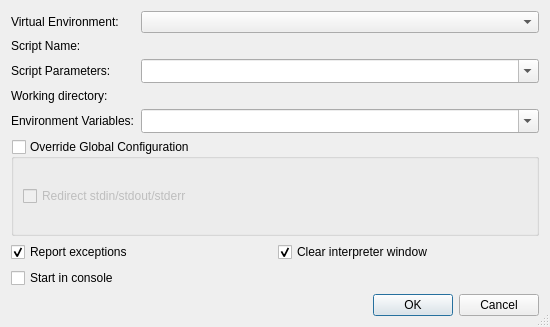
<?xml version="1.0" encoding="UTF-8"?>
<ui version="4.0">
 <class>StartRunDialog</class>
 <widget class="QDialog" name="StartRunDialog">
  <property name="geometry">
   <rect>
    <x>0</x>
    <y>0</y>
    <width>550</width>
    <height>327</height>
   </rect>
  </property>
  <property name="windowTitle">
   <string>Start running</string>
  </property>
  <property name="sizeGripEnabled">
   <bool>true</bool>
  </property>
  <layout class="QVBoxLayout" name="verticalLayout_2">
   <item>
    <layout class="QGridLayout" name="gridLayout_2">
     <item row="0" column="0">
      <widget class="QLabel" name="label">
       <property name="text">
        <string>Virtual Environment:</string>
       </property>
       <property name="buddy">
        <cstring>venvComboBox</cstring>
       </property>
      </widget>
     </item>
     <item row="0" column="1">
      <widget class="QComboBox" name="venvComboBox">
       <property name="sizePolicy">
        <sizepolicy hsizetype="Expanding" vsizetype="Fixed">
         <horstretch>0</horstretch>
         <verstretch>0</verstretch>
        </sizepolicy>
       </property>
       <property name="toolTip">
        <string>Select the virtual environment to be used</string>
       </property>
       <property name="whatsThis">
        <string>&lt;b&gt;Virtual Environment&lt;/b&gt;
&lt;p&gt;Enter the virtual environment to be used. Leave it empty to use the default environment, i.e. the one configured globally or per project.&lt;/p&gt;</string>
       </property>
      </widget>
     </item>
     <item row="1" column="0">
      <widget class="QLabel" name="TextLabel1_2">
       <property name="text">
        <string>Script Name:</string>
       </property>
       <property name="buddy">
        <cstring>cmdlineCombo</cstring>
       </property>
      </widget>
     </item>
     <item row="1" column="1">
      <widget class="EricComboPathPicker" name="scriptnamePicker" native="true">
       <property name="sizePolicy">
        <sizepolicy hsizetype="Expanding" vsizetype="Preferred">
         <horstretch>0</horstretch>
         <verstretch>0</verstretch>
        </sizepolicy>
       </property>
       <property name="focusPolicy">
        <enum>Qt::WheelFocus</enum>
       </property>
       <property name="toolTip">
        <string>Enter the script file name</string>
       </property>
       <property name="whatsThis">
        <string>&lt;b&gt;Script Name&lt;/b&gt;
&lt;p&gt;Enter the the name of the script. Leave empty to use the script of the current editor.&lt;/p&gt;</string>
       </property>
      </widget>
     </item>
     <item row="2" column="0">
      <widget class="QLabel" name="TextLabel1">
       <property name="text">
        <string>Script Parameters:</string>
       </property>
       <property name="buddy">
        <cstring>cmdlineCombo</cstring>
       </property>
      </widget>
     </item>
     <item row="2" column="1">
      <widget class="QComboBox" name="cmdlineCombo">
       <property name="sizePolicy">
        <sizepolicy hsizetype="Expanding" vsizetype="Fixed">
         <horstretch>0</horstretch>
         <verstretch>0</verstretch>
        </sizepolicy>
       </property>
       <property name="toolTip">
        <string>Enter the commandline parameters</string>
       </property>
       <property name="whatsThis">
        <string>&lt;b&gt;Commandline&lt;/b&gt;
&lt;p&gt;Enter the commandline parameters in this field.&lt;/p&gt;</string>
       </property>
       <property name="editable">
        <bool>true</bool>
       </property>
       <property name="insertPolicy">
        <enum>QComboBox::InsertAtTop</enum>
       </property>
       <property name="sizeAdjustPolicy">
        <enum>QComboBox::AdjustToMinimumContentsLengthWithIcon</enum>
       </property>
       <property name="duplicatesEnabled">
        <bool>false</bool>
       </property>
      </widget>
     </item>
     <item row="3" column="0">
      <widget class="QLabel" name="TextLabel2">
       <property name="text">
        <string>Working directory:</string>
       </property>
       <property name="buddy">
        <cstring>workdirPicker</cstring>
       </property>
      </widget>
     </item>
     <item row="3" column="1">
      <widget class="EricComboPathPicker" name="workdirPicker" native="true">
       <property name="sizePolicy">
        <sizepolicy hsizetype="Expanding" vsizetype="Preferred">
         <horstretch>0</horstretch>
         <verstretch>0</verstretch>
        </sizepolicy>
       </property>
       <property name="focusPolicy">
        <enum>Qt::WheelFocus</enum>
       </property>
       <property name="toolTip">
        <string>Enter the working directory</string>
       </property>
       <property name="whatsThis">
        <string>&lt;b&gt;Working directory&lt;/b&gt;
&lt;p&gt;Enter the working directory of the application to be debugged. Leave it empty to set the working directory to the executable directory.&lt;/p&gt;</string>
       </property>
      </widget>
     </item>
     <item row="4" column="0">
      <widget class="QLabel" name="textLabel1">
       <property name="text">
        <string>Environment Variables:</string>
       </property>
       <property name="buddy">
        <cstring>environmentCombo</cstring>
       </property>
      </widget>
     </item>
     <item row="4" column="1">
      <widget class="QComboBox" name="environmentCombo">
       <property name="sizePolicy">
        <sizepolicy hsizetype="Expanding" vsizetype="Fixed">
         <horstretch>0</horstretch>
         <verstretch>0</verstretch>
        </sizepolicy>
       </property>
       <property name="toolTip">
        <string>Enter the environment variables to be set separated by whitespace.</string>
       </property>
       <property name="whatsThis">
        <string>&lt;b&gt;Environment Variables&lt;/b&gt;
&lt;p&gt;Enter the environment variables to be set for the program. The individual settings must be separated by whitespace and be given in the form 'var=value'. In order to add to an environment variable, enter it in the form 'var+=value'. To delete an environment variable, append a '-' to the variable name.&lt;/p&gt;
&lt;p&gt;Example: var1=1 var2=&quot;hello world&quot; var3+=&quot;:/tmp&quot; var4-&lt;/p&gt;</string>
       </property>
       <property name="editable">
        <bool>true</bool>
       </property>
       <property name="insertPolicy">
        <enum>QComboBox::InsertAtTop</enum>
       </property>
       <property name="sizeAdjustPolicy">
        <enum>QComboBox::AdjustToMinimumContentsLengthWithIcon</enum>
       </property>
       <property name="duplicatesEnabled">
        <bool>false</bool>
       </property>
      </widget>
     </item>
    </layout>
   </item>
   <item>
    <widget class="QGroupBox" name="globalOverrideGroup">
     <property name="title">
      <string>Override Global Configuration</string>
     </property>
     <property name="checkable">
      <bool>true</bool>
     </property>
     <property name="checked">
      <bool>false</bool>
     </property>
     <layout class="QVBoxLayout" name="verticalLayout">
      <item>
       <widget class="QCheckBox" name="redirectCheckBox">
        <property name="toolTip">
         <string>Select, to redirect stdin, stdout and stderr of the program being debugged to the eric IDE</string>
        </property>
        <property name="text">
         <string>Redirect stdin/stdout/stderr</string>
        </property>
       </widget>
      </item>
     </layout>
    </widget>
   </item>
   <item>
    <layout class="QGridLayout" name="gridLayout">
     <item row="0" column="0">
      <widget class="QCheckBox" name="exceptionCheckBox">
       <property name="toolTip">
        <string>Uncheck to disable exception reporting</string>
       </property>
       <property name="whatsThis">
        <string>&lt;b&gt;Report exceptions&lt;/b&gt;
&lt;p&gt;Uncheck this in order to disable exception reporting.&lt;/p&gt;</string>
       </property>
       <property name="text">
        <string>Report exceptions</string>
       </property>
       <property name="shortcut">
        <string>Alt+E</string>
       </property>
       <property name="checked">
        <bool>true</bool>
       </property>
      </widget>
     </item>
     <item row="0" column="1">
      <widget class="QCheckBox" name="clearShellCheckBox">
       <property name="toolTip">
        <string>Select to clear the display of the interpreter window</string>
       </property>
       <property name="whatsThis">
        <string>&lt;b&gt;Clear interpreter window&lt;/b&gt;&lt;p&gt;This clears the display of the interpreter window before starting the debug client.&lt;/p&gt;</string>
       </property>
       <property name="text">
        <string>Clear interpreter window</string>
       </property>
       <property name="checked">
        <bool>true</bool>
       </property>
      </widget>
     </item>
     <item row="1" column="0">
      <widget class="QCheckBox" name="consoleCheckBox">
       <property name="toolTip">
        <string>Select to start the debugger in a console window</string>
       </property>
       <property name="whatsThis">
        <string>&lt;b&gt;Start in console&lt;/b&gt;
&lt;p&gt;Select to start the debugger in a console window. The console command has to be configured on the Debugger-&amp;gt;General page&lt;/p&gt;</string>
       </property>
       <property name="text">
        <string>Start in console</string>
       </property>
      </widget>
     </item>
    </layout>
   </item>
   <item>
    <widget class="QDialogButtonBox" name="buttonBox">
     <property name="orientation">
      <enum>Qt::Horizontal</enum>
     </property>
     <property name="standardButtons">
      <set>QDialogButtonBox::Cancel|QDialogButtonBox::Ok</set>
     </property>
    </widget>
   </item>
  </layout>
 </widget>
 <pixmapfunction>qPixmapFromMimeSource</pixmapfunction>
 <customwidgets>
  <customwidget>
   <class>EricComboPathPicker</class>
   <extends>QWidget</extends>
   <header>EricWidgets/EricPathPicker.h</header>
   <container>1</container>
  </customwidget>
 </customwidgets>
 <tabstops>
  <tabstop>venvComboBox</tabstop>
  <tabstop>scriptnamePicker</tabstop>
  <tabstop>cmdlineCombo</tabstop>
  <tabstop>workdirPicker</tabstop>
  <tabstop>environmentCombo</tabstop>
  <tabstop>globalOverrideGroup</tabstop>
  <tabstop>redirectCheckBox</tabstop>
  <tabstop>exceptionCheckBox</tabstop>
  <tabstop>clearShellCheckBox</tabstop>
  <tabstop>consoleCheckBox</tabstop>
 </tabstops>
 <resources/>
 <connections>
  <connection>
   <sender>buttonBox</sender>
   <signal>accepted()</signal>
   <receiver>StartRunDialog</receiver>
   <slot>accept()</slot>
   <hints>
    <hint type="sourcelabel">
     <x>44</x>
     <y>293</y>
    </hint>
    <hint type="destinationlabel">
     <x>34</x>
     <y>150</y>
    </hint>
   </hints>
  </connection>
  <connection>
   <sender>buttonBox</sender>
   <signal>rejected()</signal>
   <receiver>StartRunDialog</receiver>
   <slot>reject()</slot>
   <hints>
    <hint type="sourcelabel">
     <x>163</x>
     <y>293</y>
    </hint>
    <hint type="destinationlabel">
     <x>150</x>
     <y>148</y>
    </hint>
   </hints>
  </connection>
 </connections>
</ui>
